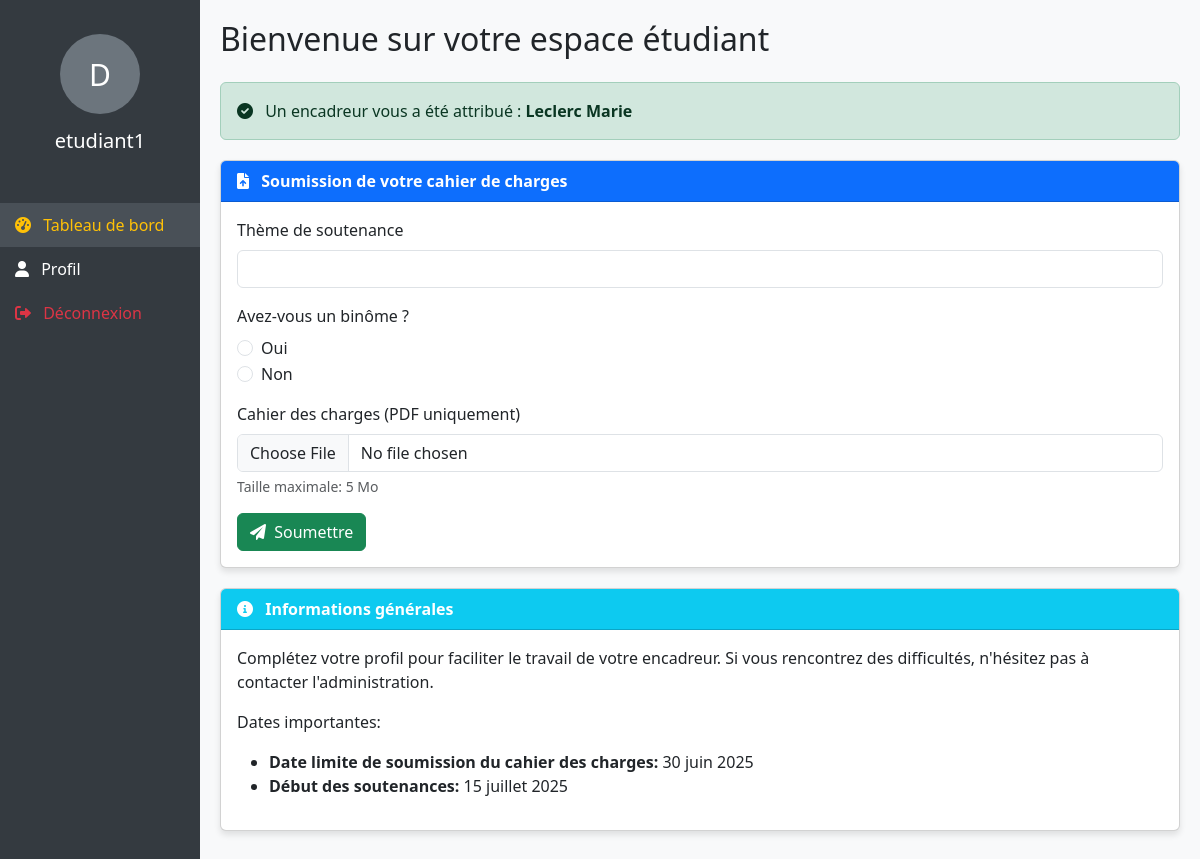
The page /index.php?controller=etudiant&action=dashboard (signed in) on the database its author committed.
### tables this page shows
CREATE TABLE IF NOT EXISTS etudiants (
  id INT PRIMARY KEY,
  nom VARCHAR(50) NOT NULL,
  prenom VARCHAR(50) NOT NULL,
  email VARCHAR(100) NOT NULL,
  classe VARCHAR(50) DEFAULT NULL,
  theme VARCHAR(255) DEFAULT NULL,
  binome TINYINT(1) DEFAULT 0,
  fichier_pdf VARCHAR(255) DEFAULT NULL,
  form_submitted TINYINT(1) DEFAULT 0,
  date_soumission DATETIME DEFAULT NULL,
  date_modification DATETIME DEFAULT NULL,
  role VARCHAR(20) DEFAULT 'etudiant',
  created_at DATETIME DEFAULT CURRENT_TIMESTAMP,
  FOREIGN KEY (id) REFERENCES users(id) ON DELETE CASCADE
);

CREATE TABLE IF NOT EXISTS users (
  id INT PRIMARY KEY AUTO_INCREMENT,
  username VARCHAR(50) NOT NULL,
  email VARCHAR(100) NOT NULL UNIQUE,
  password VARCHAR(255) NOT NULL,
  role ENUM('admin', 'etudiant', 'encadreur') NOT NULL,
  created_at DATETIME DEFAULT CURRENT_TIMESTAMP
);

CREATE TABLE IF NOT EXISTS encadreurs (
  id INT PRIMARY KEY AUTO_INCREMENT,
  nom VARCHAR(50) NOT NULL,
  prenom VARCHAR(50) NOT NULL,
  email VARCHAR(100) DEFAULT NULL,
  competences VARCHAR(255) DEFAULT NULL,
  mot_de_passe VARCHAR(255) DEFAULT NULL,
  date_creation DATETIME DEFAULT CURRENT_TIMESTAMP
);

### controllers/etudiantController.php (called while the page is built, shortened)
<?php
class EtudiantController {
    public function dashboard() {
        $userId = $_SESSION['user']['id'];
        $db = Database::getConnection();
        $stmt = $db->prepare("
            SELECT e.*, u.username,
                   enc.nom AS encadreur_nom, enc.prenom AS encadreur_prenom
            FROM etudiants e
            JOIN users u ON e.id = u.id
            LEFT JOIN affectations a ON e.id = a.etudiant_id
            LEFT JOIN encadreurs enc ON a.encadreur_id = enc.id
            WHERE e.id = :etudiant_id
        ");
        $stmt->execute(['etudiant_id' => $userId]);
        $etudiant = $stmt->fetch(PDO::FETCH_ASSOC);
        include 'views/etudiant/dashboard.php';
    }
}
?>

### views/etudiant/dashboard.php (the view, shortened to what this page needs)
<!DOCTYPE html>
<html lang="fr">
<head>
  <link href="https://cdn.jsdelivr.net/npm/bootstrap@5.3.0/dist/css/bootstrap.min.css" rel="stylesheet">
  <link rel="stylesheet" href="https://cdnjs.cloudflare.com/ajax/libs/font-awesome/6.0.0/css/all.min.css">
</head>
<body>
<div class="container-fluid">
  <div class="row">
    <div class="col-md-3 col-lg-2 sidebar p-0">
      <div class="text-center py-4 mb-3">
        <a href="index.php?controller=etudiant&action=profile">
          <div class="avatar"><?= strtoupper(substr($etudiant['nom'] ?? 'E', 0, 1)) ?></div>
          <h5 class="mb-0"><?= htmlspecialchars($etudiant['username'] ?? 'Étudiant') ?></h5>
        </a>
      </div>
      <ul class="nav flex-column">
        <li class="nav-item">
          <a href="index.php?controller=etudiant&action=dashboard" class="nav-link active">
            <i class="fas fa-tachometer-alt me-2"></i> Tableau de bord
          </a>
        </li>
        <li class="nav-item">
          <a href="index.php?controller=etudiant&action=profile" class="nav-link">
            <i class="fas fa-user me-2"></i> Profil
          </a>
        </li>
        <li class="nav-item">
          <a href="index.php?controller=auth&action=logout" class="nav-link text-danger">
            <i class="fas fa-sign-out-alt me-2"></i> Déconnexion
          </a>
        </li>
      </ul>
    </div>
    <div class="col-md-9 col-lg-10 content">
      <h2 class="mb-4">Bienvenue sur votre espace étudiant</h2>
      <?php if (isset($etudiant['encadreur_nom']) && $etudiant['encadreur_nom']): ?>
        <div class="alert alert-success">
          <i class="fas fa-check-circle me-2"></i> Un encadreur vous a été attribué :
          <strong><?= htmlspecialchars($etudiant['encadreur_nom']) ?> <?= htmlspecialchars($etudiant['encadreur_prenom']) ?></strong>
        </div>
      <?php endif; ?>
      <div class="card">
        <div class="card-header bg-primary text-white">
          <i class="fas fa-file-upload me-2"></i> Soumission de votre cahier de charges
        </div>
        <div class="card-body">
          <?php if (isset($etudiant['form_submitted']) && $etudiant['form_submitted']): ?>
            <div class="alert alert-info">
              <i class="fas fa-info-circle me-2"></i> Vous avez déjà soumis votre formulaire le
              <?= date('d/m/Y à H:i', strtotime($etudiant['date_soumission'] ?? 'now')) ?>.
              <?php if (isset($etudiant['fichier_pdf']) && $etudiant['fichier_pdf']): ?>
                <div class="mt-3">
                  <strong>Thème:</strong> <?= htmlspecialchars($etudiant['theme'] ?? 'Non spécifié') ?><br>
                  <strong>Binôme:</strong> <?= $etudiant['binome'] ? 'Oui' : 'Non' ?><br>
                  <strong>Fichier:</strong>
                  <a href="public/uploads/<?= htmlspecialchars($etudiant['fichier_pdf']) ?>" target="_blank" class="btn btn-sm btn-outline-primary mt-2">
                    <i class="fas fa-download me-1"></i> Télécharger le fichier
                  </a>
                </div>
              <?php endif; ?>
            </div>
          <?php else: ?>
            <form method="POST" action="index.php?controller=etudiant&action=submitForm" enctype="multipart/form-data">
              <div class="mb-3">
                <label for="theme" class="form-label">Thème de soutenance</label>
                <input type="text" class="form-control" name="theme" id="theme" required>
              </div>
              <div class="mb-3">
                <label class="form-label">Avez-vous un binôme ?</label>
                <div class="form-check">
                  <input class="form-check-input" type="radio" name="binome" value="1" id="binomeOui" required>
                  <label class="form-check-label" for="binomeOui">Oui</label>
                </div>
                <div class="form-check">
                  <input class="form-check-input" type="radio" name="binome" value="0" id="binomeNon" required>
                  <label class="form-check-label" for="binomeNon">Non</label>
                </div>
              </div>
              <div class="mb-3">
                <label for="fichier" class="form-label">Cahier des charges (PDF uniquement)</label>
                <input type="file" class="form-control" name="fichier" id="fichier" accept="application/pdf" required>
                <div class="form-text">Taille maximale: 5 Mo</div>
              </div>
              <button type="submit" name="submitForm" class="btn btn-success">
                <i class="fas fa-paper-plane me-1"></i> Soumettre
              </button>
            </form>
          <?php endif; ?>
        </div>
      </div>
      <div class="card">
        <div class="card-header bg-info text-white">
          <i class="fas fa-info-circle me-2"></i> Informations générales
        </div>
        <div class="card-body">
          <p>Complétez votre profil pour faciliter le travail de votre encadreur. Si vous rencontrez des difficultés, n'hésitez pas à contacter l'administration.</p>
          <p>Dates importantes:</p>
          <ul>
            <li><strong>Date limite de soumission du cahier des charges:</strong> 30 juin 2025</li>
            <li><strong>Début des soutenances:</strong> 15 juillet 2025</li>
          </ul>
        </div>
      </div>
    </div>
  </div>
</div>
</body>
</html>

### views/etudiant/dashboard.php (style rules this page uses)
body { background-color: #f8f9fa; }
.sidebar { min-height: 100vh; background-color: #343a40; color: white; padding-top: 20px; }
.sidebar a { color: white; text-decoration: none; padding: 10px 15px; display: block; transition: all 0.3s; }
.sidebar a:hover, .sidebar a.active { background-color: #495057; color: #ffc107; }
.avatar { width: 80px; height: 80px; border-radius: 50%; background-color: #6c757d; display: flex; align-items: center; justify-content: center; font-size: 30px; color: white; margin: 0 auto 15px; }
.content { padding: 20px; }
.card { margin-bottom: 20px; box-shadow: 0 4px 6px rgba(0,0,0,.1); }
.card-header { font-weight: bold; }
.alert { margin-bottom: 20px; }

### rows shown on the page
etudiants: nom "D", id.username "etudiant1", encadreurs.nom "Leclerc", encadreurs.prenom "Marie"
